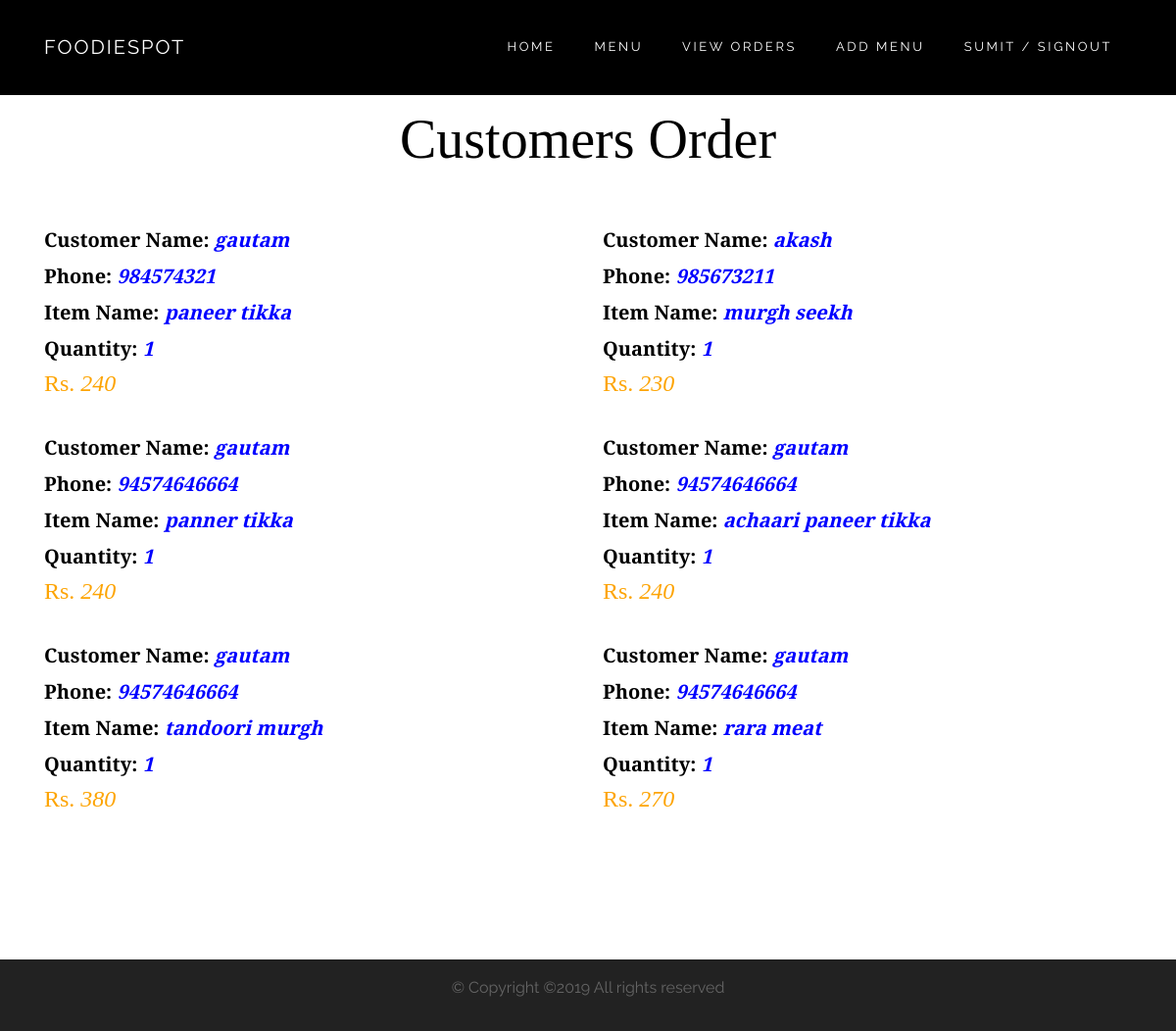
/vieworder.php (signed in), run on the app's committed database.
### tables this page shows
CREATE TABLE `orders` (
  `order_id` int(50) NOT NULL,
  `customer_name` varchar(255) NOT NULL,
  `phone` varchar(255) NOT NULL,
  `item_name` varchar(255) NOT NULL,
  `quantity` int(50) NOT NULL,
  `price` int(50) NOT NULL
);

### vieworder.php (the view, shortened to what this page needs)
<?php
    include("db.php");
?>
<html>
<head>
    <link rel="stylesheet" href="css/bootstrap.min.css">
    <link rel="stylesheet" href="css/open-iconic-bootstrap.min.css">
    <link rel="stylesheet" href="css/animate.css">
    <link rel="stylesheet" href="css/owl.carousel.min.css">
    <link rel="stylesheet" href="css/owl.theme.default.min.css">
    <link rel="stylesheet" href="css/magnific-popup.css">
    <link rel="stylesheet" href="css/bootstrap-datepicker.css">
    <link rel="stylesheet" href="css/jquery.timepicker.css">
    <link rel="stylesheet" href="css/style.css">
</head>
<body>
    <?php include("navbar.php");?>
    <section class="site-section" id="section-menu">
      <div class="container">
        <div class="row">
            <div class="col-md-12 text-center mb-5 site-animate">
                <h2 class="display-4">Customers Order</h2>
            </div>
            <div class="col-md-12 text-center">
                 <div class="tab-pane fade show active" id="pills-breakfast" role="tabpanel" aria-labelledby="pills-breakfast-tab">
                    <div class="row">
                    <?php
                          $sql=" select * FROM orders";
                          $result=$con->query($sql);
                         while($row=$result->fetch_assoc()){
                            $customer_name=$row['customer_name'];
                            $phone=$row['phone'];
                            $item_name=$row['item_name'];
                            $quantity=$row['quantity'];
                            $price=$row['price'];
                                echo"
                                <div class='col-md-6 site-animate'>
                                <div class='media menu-item' style='text-align:left;'>
                                <div class='media-body'>
                                <h5 class='mt-0'> Customer Name: <i style='color:blue;''>".$customer_name."</i></h5>";
                                echo"<h5 class='mt-0'>Phone: <i style='color:blue;'>".$phone."</i></h5>";
                                echo"<h5 class='mt-0'>Item Name:<i style='color:blue;'> ".$item_name."</i></h5>";
                                echo"<h5 class='mt-0'> Quantity: <i style='color:blue;'>".$quantity."</i></h5>";
                                echo"<h6 class='text-primary menu-price'>Rs. <i>".$price."</i></h6>
                                </div>
                                </div>
                                </div>
                                ";
                      }
                        ?>
                    </div>
                </div>
            </div>
        </div>
    </div>
    </section>
    <?php include("footer.php");?>
</body>
</html>

### css/style.css (style rules this page uses)
html { overflow-x: hidden; }
body { font-family: "Raleway", sans-serif; background: #fff; font-size: 16px; line-height: 1.6; color: #b8b8b8; }
h1, h2, h3, h4, h5, .h1, .h2, .h3, .h4, .h5 { line-height: 1.45; color: #000; font-family: "Playfair Display", serif; font-weight: bold; }
.text-primary { color: #FDA403 !important; }
.menu-item { margin-bottom: 30px; }
.menu-item .menu-price { font-family: "Playfair Display", serif; font-size: 24px; }
.site-animate { opacity: 0; visibility: hidden; }
.site-section { padding: 7em 0; }

### data on the page
orders: customer_name "gautam", phone "984574321", item_name "paneer tikka", quantity "1", price "240"
orders: customer_name "akash", phone "985673211", item_name "murgh seekh", quantity "1", price "230"
orders: customer_name "gautam", phone "94574646664", item_name "panner tikka", quantity "1", price "240"
orders: customer_name "gautam", phone "94574646664", item_name "achaari paneer tikka", quantity "1", price "240"
orders: customer_name "gautam", phone "94574646664", item_name "tandoori murgh", quantity "1", price "380"
orders: customer_name "gautam", phone "94574646664", item_name "rara meat", quantity "1", price "270"

### other printed values
$_SESSION['name'] "SUMIT"
